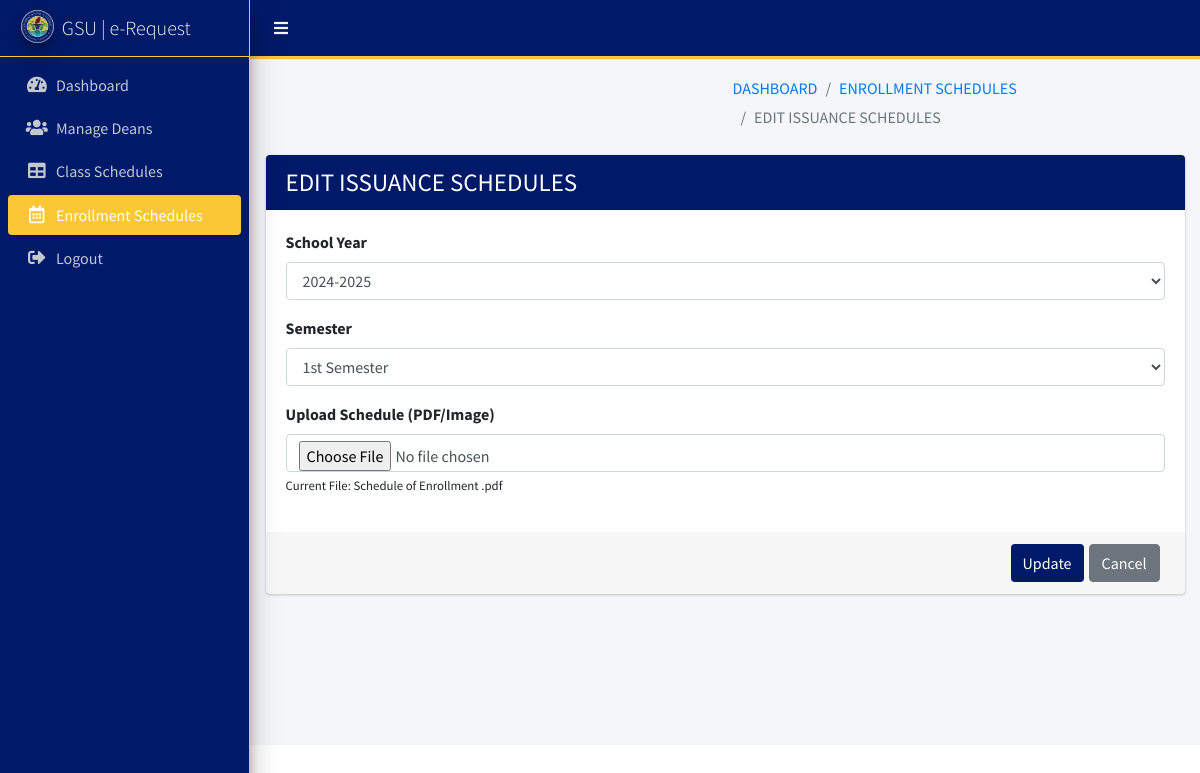
The app's page /deans/edit_issuance_schedules.php?id=6 (signed in) with its own data.
### tables this page shows
CREATE TABLE `tbl_deans_users_issuance` (
  `id` int(11) NOT NULL,
  `deans_id` int(11) UNSIGNED NOT NULL,
  `school_year` varchar(20) DEFAULT NULL,
  `semester` varchar(50) DEFAULT NULL,
  `schedule_upload` varchar(255) DEFAULT NULL,
  `created_at` timestamp NOT NULL DEFAULT current_timestamp(),
  `updated_at` timestamp NOT NULL DEFAULT current_timestamp() ON UPDATE current_timestamp()
);

### deans/edit_issuance_schedules.php (the view, shortened to what this page needs)
<?php
include '../database/connection.php';
if (isset($_GET['id'])) {
    $issuance_id = $_GET['id'];
    $query = "SELECT * FROM `tbl_deans_users_issuance` WHERE id = :id";
    $stmt = $conn->prepare($query);
    $stmt->bindParam(':id', $issuance_id, PDO::PARAM_INT);
    $stmt->execute();
    $enrollment_schedule = $stmt->fetch(PDO::FETCH_ASSOC);
} else {
    echo "Invalid request.";
    exit();
}
?>
<!DOCTYPE html>
<html lang="en">
<head>
    <link rel="stylesheet" href="../public/plugins/fontawesome-free/css/all.min.css">
    <link rel="stylesheet" href="../public/plugins/sweetalert2-theme-bootstrap-4/bootstrap-4.min.css">
    <link rel="stylesheet" href="../public/plugins/toastr/toastr.min.css">
    <link rel="stylesheet" href="../public/dist/css/adminlte.min.css?v=3.2.0">
</head>
<body class="hold-transition sidebar-mini layout-fixed">
    <div class="wrapper">
        <nav style="background-color: #001968 !important; border-bottom: 3px solid #FCC737;" class="main-header navbar navbar-expand navbar-white navbar-light">
            <ul class="navbar-nav">
                <li class="nav-item">
                    <a class="nav-link" style="color: whitesmoke !important;" data-widget="pushmenu" href="#"><i class="fas fa-bars"></i></a>
                </li>
            </ul>
        </nav>
        <aside class="main-sidebar sidebar-dark-primary elevation-4">
            <a style="background-color: #001968 !important; border-right: 1px solid #FCC737; border-bottom: 1px solid #FCC737;" href="dashboard.php" class="brand-link">
                <img src="images/gsu-logo.jpg" alt="AdminLTE Logo" class="brand-image img-circle elevation-3"
                    style="opacity: .8">
                <span class="brand-text font-weight-light" style="color: whitesmoke !important;">GSU | e-Request</span>
            </a>
            <div style="background-color: #001968 !important; border-right: 1px solid #FCC737;" class="sidebar">
                <nav class="mt-2">
                    <ul class="nav nav-pills nav-sidebar flex-column" data-widget="treeview" role="menu" data-accordion="false">
                        <li class="nav-item">
                            <a href="dashboard.php" class="nav-link">
                                <i class="nav-icon fas fa-tachometer-alt"></i>
                                <p>
                                    Dashboard
                                </p>
                            </a>
                        </li>
                        <li class="nav-item">
                            <a href="manage_deans.php" class="nav-link">
                                <i class="nav-icon fas fa-users"></i>
                                <p>
                                    Manage Deans
                                </p>
                            </a>
                        </li>
                        <li class="nav-item">
                            <a href="enrollment_schedules.php" class="nav-link">
                                <i class="nav-icon fas fa-table"></i>
                                <p>
                                    Class Schedules
                                </p>
                            </a>
                        </li>
                        <li class="nav-item">
                            <a href="enrollment_schedules.php" class="nav-link active">
                                <i class="nav-icon far fa-calendar-alt"></i>
                                <p>
                                    Enrollment Schedules
                                </p>
                            </a>
                        </li>
                        <li class="nav-item">
                            <a href="logout.php" class="nav-link">
                                <i class="nav-icon fas fa-sign-out-alt"></i>
                                <p>
                                    Logout
                                </p>
                            </a>
                        </li>
                    </ul>
                </nav>
            </div>
        </aside>
        <div class="content-wrapper">
            <div class="content-header">
                <div class="container-fluid">
                    <div class="row mb-2">
                        <div class="col-sm-6">
                        </div>
                        <div class="col-sm-6">
                            <ol class="breadcrumb float-sm-right">
                                <li class="breadcrumb-item"><a href="dashboard.php">DASHBOARD</a></li>
                                <li class="breadcrumb-item"><a href="enrollment_schedules.php">ENROLLMENT SCHEDULES</a></li>
                                <li class="breadcrumb-item active">EDIT ISSUANCE SCHEDULES</li>
                            </ol>
                        </div>
                    </div>
                </div>
            </div>
            <section class="content">
                <div class="container-fluid">
                    <div class="row">
                        <div class="col-md-12">
                            <div class="card card-primary">
                                <div style="background-color: #001968 !important;" class="card-header">
                                    <h3 class="card-title" style="font-size: 25px;">EDIT ISSUANCE SCHEDULES</h3>
                                </div>
                                <form action="" id="quickForm" method="POST" enctype="multipart/form-data">
                                    <div class="card-body">
                                        <div class="form-group">
                                            <label>School Year</label>
                                            <select class="form-control" id="school_year" name="school_year" required>
                                                <option value="2024-2025" <?php echo $enrollment_schedule['school_year'] === '2024-2025' ? 'selected' : ''; ?>>2024-2025</option>
                                            </select>
                                        </div>
                                        <div class="form-group">
                                            <label>Semester</label>
                                            <select class="form-control" id="semester" name="semester" required>
                                                <option value="1st semester" <?php echo $enrollment_schedule['semester'] === '1st semester' ? 'selected' : ''; ?>>1st Semester</option>
                                            </select>
                                        </div>
                                        <div class="form-group">
                                            <label for="schedule_upload">Upload Schedule (PDF/Image)</label>
                                            <input type="file" id="schedule_upload" name="schedule_upload" class="form-control">
                                            <small>Current File: <?php echo htmlspecialchars($enrollment_schedule['schedule_upload']); ?></small>
                                        </div>
                                    </div>
                                    <div class="card-footer d-flex" style="gap: 5px;">
                                        <button type="submit" class="btn btn-primary ml-auto">Update</button>
                                        <a href="enrollment_schedules.php" class="btn btn-secondary">Cancel</a>
                                    </div>
                                </form>
                            </div>
                        </div>
                    </div>
                </div>
            </section>
        </div>
    </div>
</body>
</html>

### deans/edit_issuance_schedules.php (style rules this page uses)
.nav-link.active { background-color: #FCC737 !important; }
.btn.btn-primary { background-color: #001968 !important; border: #001968; }

### records on screen
tbl_deans_users_issuance: school_year "2024-2025", semester "1st Semester", schedule_upload "Schedule of Enrollment .pdf"
